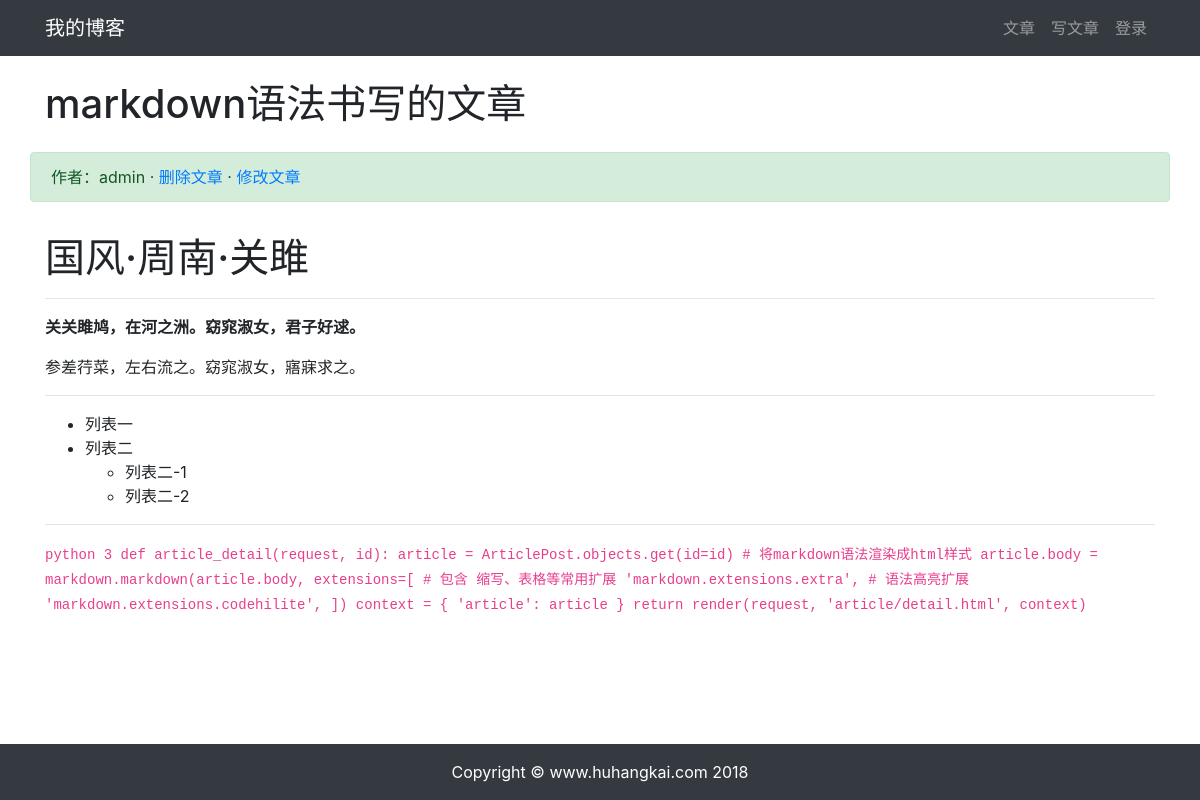
/article/article-detail/3/, run on an earlier commit of the app's database.
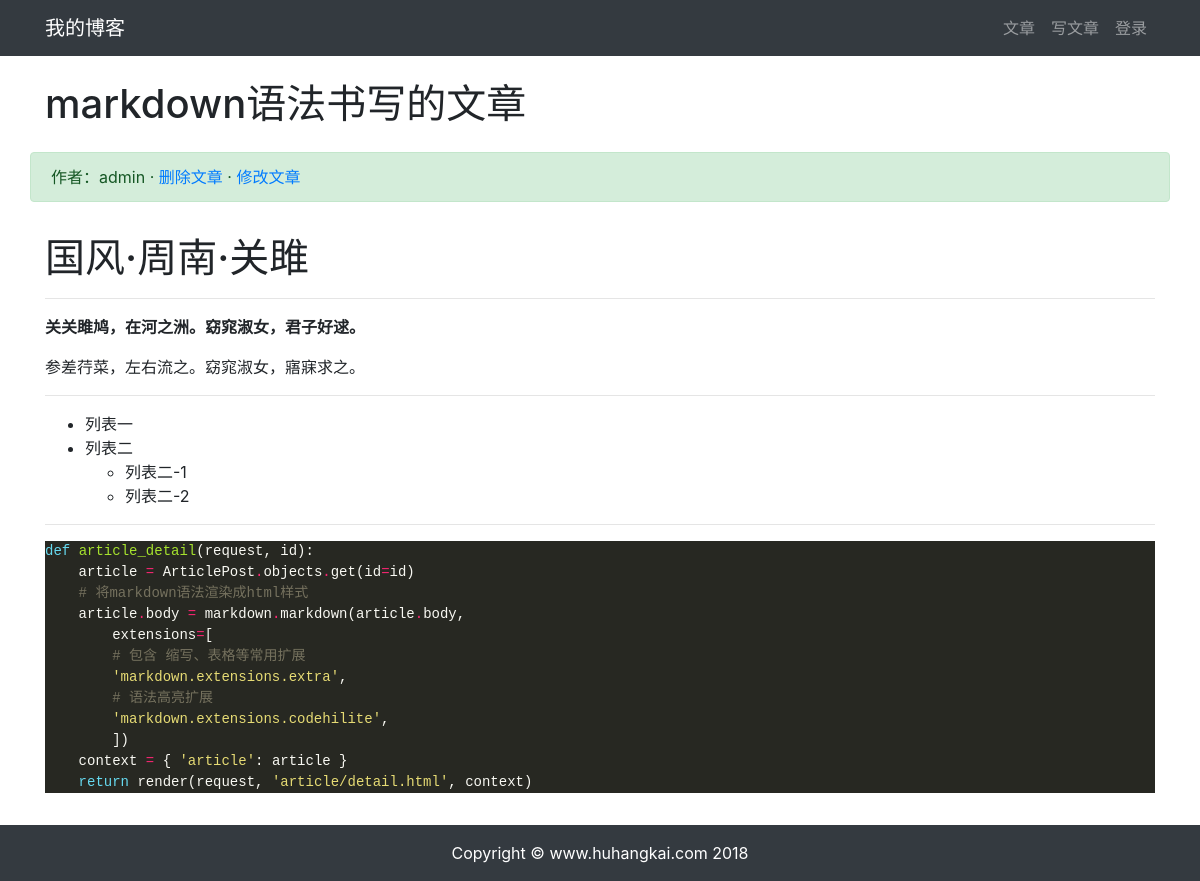
And on a later commit of the database.
### article/models.py (models this page shows, shortened)
class ArticlePost(models.Model):
    author = models.ForeignKey(User, on_delete=models.CASCADE)
    title = models.CharField(max_length=100)
    body = models.TextField()
    created = models.DateTimeField(default=timezone.now)
    updated = models.DateTimeField(auto_now=True)
    class Meta:
        ordering = ('-created',)

### article/views.py (the view)
# urls.py: path('article-detail/<int:article_id>/', views.article_detail, name='article_detail'),
def article_detail(request, article_id):
    article = ArticlePost.objects.get(id=article_id)
    article.body = markdown.markdown(article.body,
                                     extensions=[
                                         'markdown.extensions.extra',
                                         'markdown.extensions.codehilite',
                                         'markdown.extensions.toc',
                                     ])
    context = {'article': article}
    return render(request, 'article/detail.html', context)

### templates/article/detail.html (shortened to what this page needs)
{% extends "base.html" %}  {% load staticfiles %}
{% block content %}
<div class="container">
    <div class="row">
        <h1 class="col-12 mt-4 mb-4">{{ article.title }}</h1>
        <div class="col-12 alert alert-success">作者：{{ article.author }}
            · <a href="#" onclick="confirm_delete()">删除文章</a>
            · <a href="{% url 'article:article_update' article.id %}">修改文章</a>
        </div>
        <div class="col-12">
            <p>{{ article.body|safe }}</p>
        </div>
    </div>
</div>
{% endblock content %}

### templates/base.html (shortened to what this page needs)
<!DOCTYPE html>
<html lang="zh-cn">
<head>
    {% load staticfiles %}
    <link rel="stylesheet" href="{% static 'bootstrap/css/bootstrap.min.css' %}">
    <link rel="stylesheet" type="text/css" href="{% static 'md_css/monokai.css' %}">
</head>
<body>
    {% include 'header.html' %}
    {% block content %}{% endblock content %}
    {% include 'footer.html' %}
</body>
</html>

### templates/header.html (shortened to what this page needs)
<nav class="navbar navbar-expand-lg navbar-dark bg-dark">
  <div class="container">
    <a class="navbar-brand" href="#">我的博客</a>
    <div>
      <ul class="navbar-nav">
        <li class="nav-item">
          <a class="nav-link" href="{% url 'article:article_list' %}">文章</a>
        </li>
        <li class="nav-item">
          <a class="nav-link" href="{% url 'article:article_create' %}">写文章</a>
        </li>
        {% if user.is_authenticated %}
          <li class="nav-item dropdown">
            <a class="nav-link dropdown-toggle" href="#" id="navbarDropdown" role="button" data-toggle="dropdown" aria-haspopup="true" aria-expanded="false">
              {{ user.username }}
            </a>
            <div class="dropdown-menu" aria-labelledby="navbarDropdown">
              <a class="dropdown-item" href="#" onclick="user_delete()">删除用户</a>
              <a class="dropdown-item" href="{% url 'userprofile:logout' %}">退出登录</a>
            </div>
          </li>
        {% else %}
          <li class="nav-item">
            <a class="nav-link" href="{% url 'userprofile:login' %}">登录</a>
          </li>
        {% endif %}
      </ul>
    </div>
  </div>
</nav>

### templates/footer.html
{% load staticfiles %}
<div>
    <br><br><br>
</div>
<footer class="py-3 bg-dark fixed-bottom">
    <div class="container">
        <p class="m-0 text-center text-white">Copyright &copy; www.huhangkai.com 2018</p>
    </div>
</footer>

### static/md_css/monokai.css (style rules this page uses)
.codehilite { background: #272822; color: #f8f8f2 }
.codehilite .k { color: #66d9ef }
.codehilite .n { color: #f8f8f2 }
.codehilite .o { color: #f92672 }
.codehilite .p { color: #f8f8f2 }
.codehilite .c1 { color: #75715e }
.codehilite .nb { color: #f8f8f2 }
.codehilite .nf { color: #a6e22e }
.codehilite .w { color: #f8f8f2 }
.codehilite .s1 { color: #e6db74 }

What changed in the data, as far as the page shows it:
changed ArticlePost "markdown语法书写的文章": body "…列表一 列表二 列表二-1 列表二-2 python 3 def article_detail(request, id): article = ArticlePost.objects.get(id=id) # 将markdown语法渲染成html样式 article.body = markdown.markdown(article.body, extensions=[ # 包含 缩写、表格等常用扩展 'markdown.extensions.extra', # 语法高亮扩展 'markdown.extensions.codehilite', ]) context = { 'article': article } return render(request, 'article/detail.html', context)" → "…列表一 列表二 列表二-1 列表二-2 def article_detail ( request , id ): article = ArticlePost . objects . get ( id = id ) # 将markdown语法渲染成html样式 article . body = markdown . markdown ( article . body , extensions = [ # 包含 缩写、表格等常用扩展 'markdown.extensions.extra' , # 语法高亮扩展 'markdown.extensions.codehilite' , ]) context = { 'article' : article } return render ( request , 'article/detail.html' , context )"
